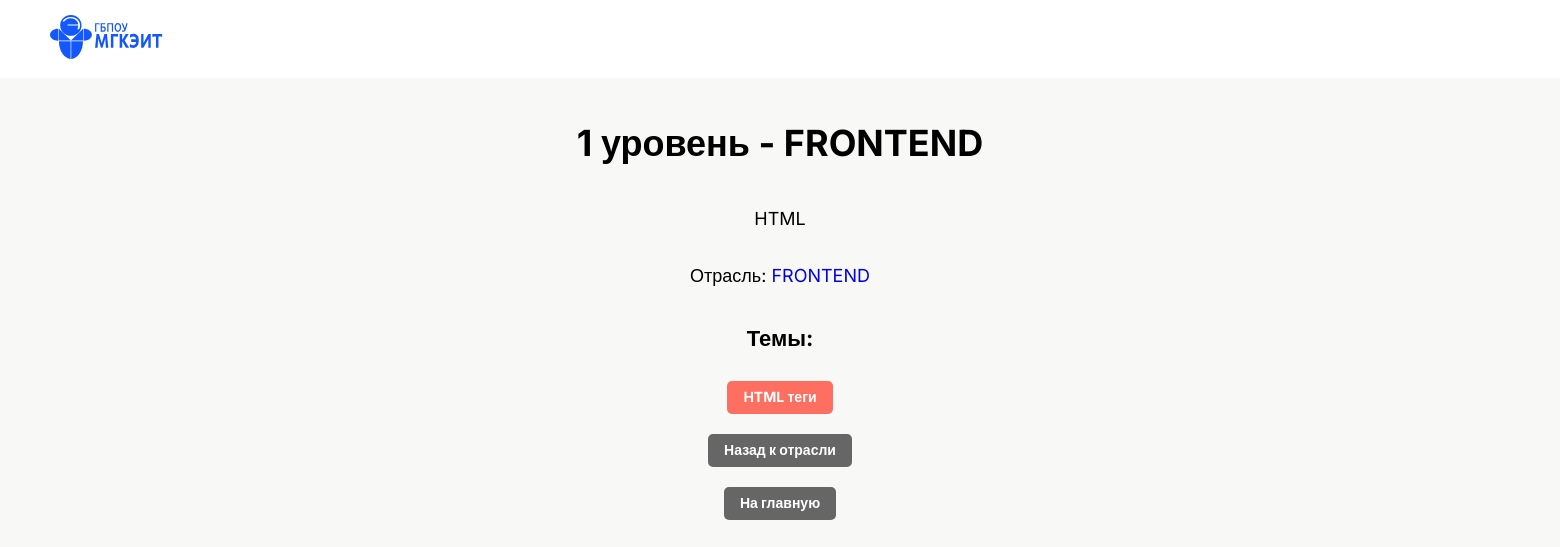
Page /sector/frontend/lang/1/ on the committed database.
### bazaznaniy/models.py (models this page shows, shortened)
class Lang(models.Model):
    sector = models.ForeignKey(Sector, on_delete=models.CASCADE,
                             related_name='langs', verbose_name='Отрасль')
    number = models.IntegerField('Уровень',
                                choices=[(1, '1 уровень'), (2, '2 уровень'),
                                        (3, '3 уровень'), (4, '4 уровень')])
    description = models.TextField('Описание', blank=True)
    is_active = models.BooleanField('Активен', default=True)
    class Meta:
        verbose_name = 'Язык Программирования'
        verbose_name_plural = 'Языки Программирования'
        ordering = ['sector', 'number']
        unique_together = ['sector', 'number']
    def __str__(self):
        return f"{self.number} уровень - {self.sector.name}"

class Sector(models.Model):
    name = models.CharField('Название', max_length=200)
    slug = models.SlugField('URL', unique=True, max_length=200, blank=True)
    order = models.IntegerField('Порядок отображения', default=0)
    is_active = models.BooleanField('Активна', default=True)
    created_at = models.DateTimeField('Дата создания', auto_now_add=True)
    class Meta:
        verbose_name = 'Отрасль'
        verbose_name_plural = 'Отрасли'
        ordering = ['order', 'name']

class Topic(models.Model):
    lang = models.ForeignKey(Lang, on_delete=models.CASCADE,
                             related_name='topics', verbose_name='Язык Программирования')
    name = models.CharField('Название темы', max_length=200)
    slug = models.SlugField('URL', max_length=200, blank=True)
    description = models.TextField('Описание', blank=True)
    icon = models.CharField('Иконка', max_length=50, blank=True,
                            help_text='Название иконки или emoji')
    order = models.IntegerField('Порядок отображения', default=0)
    is_active = models.BooleanField('Активен', default=True)
    created_at = models.DateTimeField('Дата создания', auto_now_add=True)
    class Meta:
        verbose_name = 'Тема'
        verbose_name_plural = 'Темы'
        ordering = ['lang', 'order', 'name']
        unique_together = ['lang', 'slug']

### bazaznaniy/views.py (the view)
# urls.py: path('sector/<slug:sector_slug>/lang/<int:lang_number>/', views.lang_detail, name='lang_detail'),
def lang_detail(request, sector_slug, lang_number):
    lang = get_object_or_404(Lang, sector__slug=sector_slug, number=lang_number)
    return render(request, 'bazaznaniy/lang_detail.html', {'lang': lang})

### bazaznaniy/templates/bazaznaniy/lang_detail.html (shortened to what this page needs)
{% extends 'bazaznaniy/layout.html' %}
{% load static %}
{% block content %}
<div class="content">
    <h1>{{ lang }}</h1>
    <p>{{ lang.description|default:"Описание отсутствует" }}</p>
    <p>Отрасль: <a href="{% url 'sector_detail' slug=lang.sector.slug %}">{{ lang.sector.name }}</a></p>
    {% if lang.topics.all %}
    <h2>Темы:</h2>
    <div class="topic-buttons">
        {% for topic in lang.topics.all %}
        <a href="{% url 'topic_detail' sector_slug=lang.sector.slug lang_number=lang.number topic_slug=topic.slug %}" class="topic-button">
            {{ topic.name }}
        </a>
        {% endfor %}
    </div>
    {% else %}
    <p>Пока нет тем для этого языка программирования.</p>
    {% endif %}
    <a href="{% url 'sector_detail' slug=lang.sector.slug %}" class="back-button">Назад к отрасли</a>
    <a href="{% url 'home' %}" class="back-button">На главную</a>
</div>
{% endblock %}

### bazaznaniy/static/bazaznaniy/css/style.css (style rules this page uses)
* { text-decoration: none; box-sizing: border-box; }
body { font-family: 'Inter', sans-serif; line-height: 1.2; background-color: #F8F8F6; margin: 0; padding: 0; font-size: 16px; }
.content { display: flex; flex-direction: column; align-items: center; width: 100%; max-width: 1400px; margin: 0 auto; padding: 20px; text-align: center; font-size: 18px; }
.content h2 { font-size: 22px; margin: 20px 0 10px; }
.topic-buttons { display: flex; flex-wrap: wrap; gap: 10px; margin-top: 20px; justify-content: center; }
.topic-button { display: inline-block; padding: 8px 16px; background-color: #ff6f61; color: white; border-radius: 5px; font-size: 14px; font-weight: bold; transition: background-color 0.3s; }
.back-button { display: inline-block; margin-top: 20px; padding: 8px 16px; background-color: #666; color: white; border-radius: 5px; font-size: 14px; font-weight: bold; transition: background-color 0.3s; }

### rows in the picture
Lang: number+sector "1 уровень - FRONTEND", description "HTML", sector.name "FRONTEND"
Topic: name "HTML теги"
